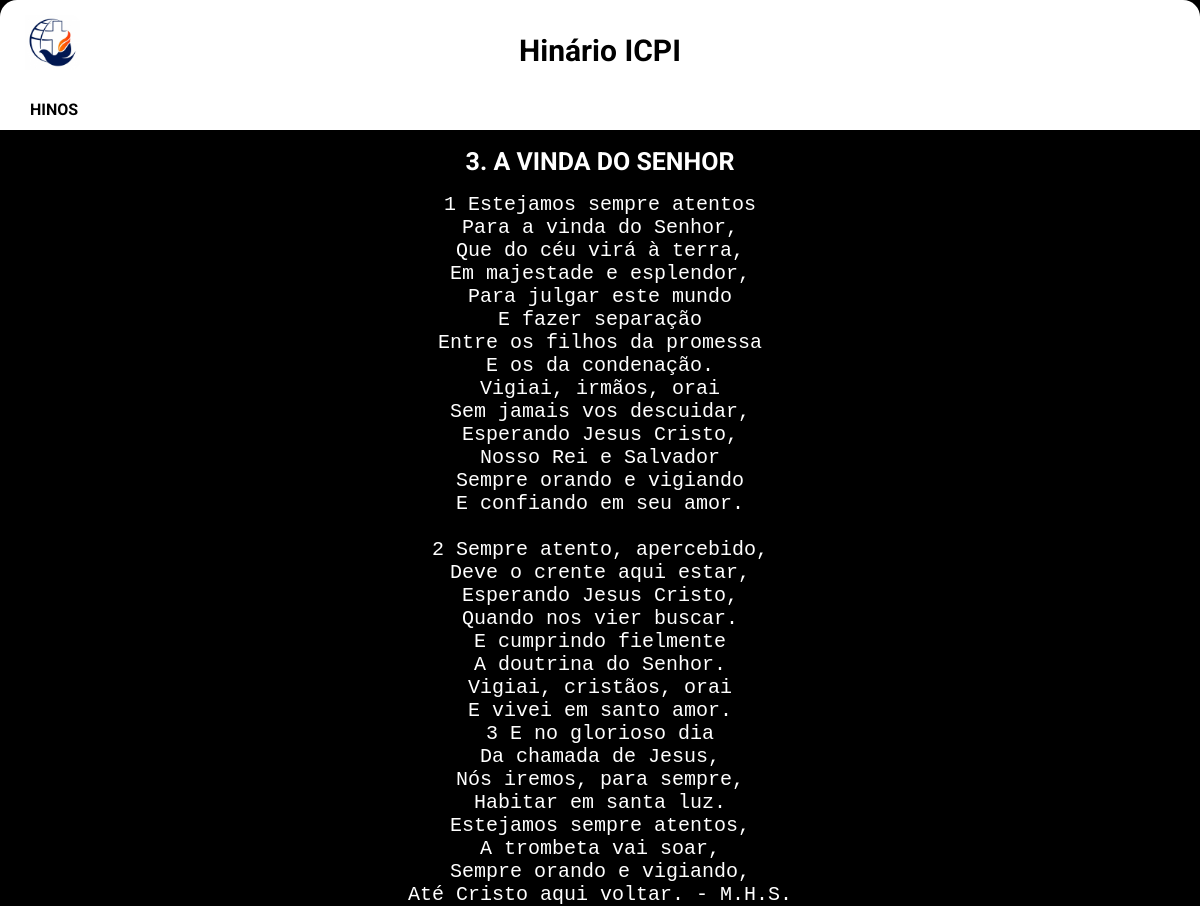
Screenshot of /hino/15/ with the database file from the repository.
### hinario/models.py (models this page shows, shortened)
class Hino(models.Model):
    titulo = models.CharField(max_length=100,verbose_name='Titulo')
    hino = models.TextField(verbose_name='Hino')

### hinario/views.py (the view)
# urls.py: path('hino/<int:id>/', views.hino, name='hino'),
def hino(request,id):
    hino = get_object_or_404(Hino, pk=id)
    return render(request,'hino-view.html',context= {
        'hino': hino,
        'search': False,
    })

### hinario/templates/hino-view.html (shortened to what this page needs)
{% extends 'base_global.html' %}
{% block content %}
<div class='container'>
<h1> {{ hino.titulo }} </h1>
<pre>{{hino.hino}}</pre>
</div>
{% endblock content %}

### base_static/base_style.css (style rules this page uses)
body { padding: 0; margin: 0; background-color: black; font-family: 'Roboto'; }
.container { display: block; color: white; }
.container pre { font-size: 20px; text-align: center; margin: auto; line-break: normal; }
.container h1 { font-size: 25px; text-align: center; }

### rows the page displays
Hino: titulo "3. A VINDA DO SENHOR", hino "1 Estejamos sempre atentos Para a vinda do Senhor, Que do céu virá à terra, Em majestade e esplendor, Para julgar este mundo E fazer separação Entre os filhos da promessa E os da condenação. Vigiai, irmãos, orai Sem jamais vos descuidar, Esperando Jesus Cristo, Nosso Rei e Salvador Sempre orando e vigiando E confiando em seu amor. 2 Sempre atento, apercebido, Deve o crente aqui estar, Esperando Jesus Cristo, Quando nos vier buscar. E cumprindo fielmente A doutrina do Senhor. Vigiai, cristãos, orai E vivei em santo amor. 3 E no glorioso dia Da chamada de Jesus, Nós iremos, para sempre, Habitar em santa luz. Estejamos sempre atentos, A trombeta vai soar, Sempre orando e vigiando, Até Cristo…"
